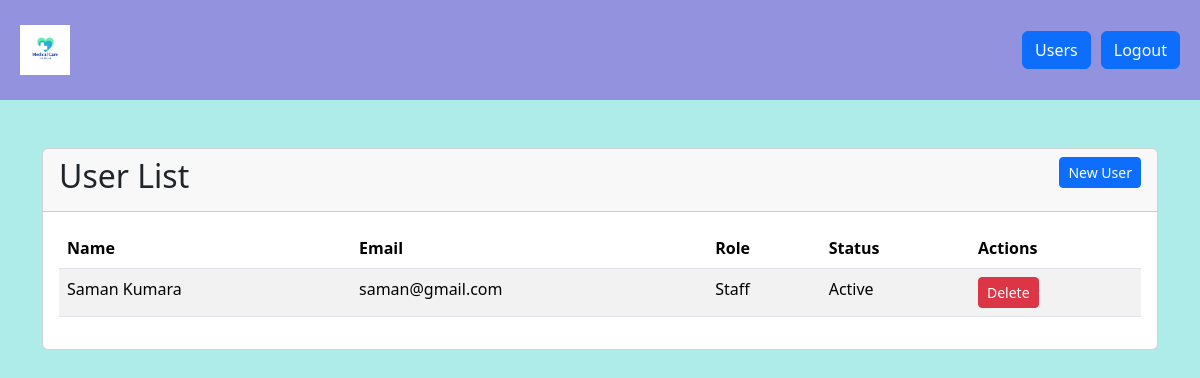
The page /list-user.php (signed in) on the database its author committed.
### tables this page shows
CREATE TABLE `users` (
  `id` int(11) NOT NULL,
  `email` varchar(100) NOT NULL,
  `first_name` varchar(50) NOT NULL,
  `last_name` varchar(50) NOT NULL,
  `password` varchar(255) NOT NULL,
  `role` tinyint(4) NOT NULL DEFAULT 0,
  `status` tinyint(1) NOT NULL DEFAULT 1,
  `created_at` timestamp NOT NULL DEFAULT current_timestamp()
);

### list-user.php (the view, shortened to what this page needs)
<?php
include "includes/dbconnect.php";
$sql = "SELECT id, email, first_name, last_name, role, status FROM users WHERE role='0' ORDER BY first_name, last_name ASC";
$result = $conn->query($sql);
include "includes/header.php";
?>
        <div class="card">
            <div class="card-header">
                <h2>User List</h2>
                <a href="new-user.php" class="btn btn-sm btn-primary float-end">New User</a>
            </div>
            <div class="card-body">
                <table class="table table-striped">
                    <thead>
                        <tr>
                            <th>Name</th>
                            <th>Email</th>
                            <th>Role</th>
                            <th>Status</th>
                            <th>Actions</th>
                        </tr>
                    </thead>
                    <tbody>
                        <?php
                        if ($result->num_rows > 0) {
                            while ($row = $result->fetch_assoc()) {
                                if ($row['status']==1) {
                                    $status = "Active";
                                } else {
                                    $status = "Inactive";
                                }
                                if ($row['role']==1) {
                                    $role = "Admin";
                                } else {
                                    $role = "Staff";
                                }
                                echo "<tr>
                                    <td>{$row['first_name']} {$row['last_name']}</td>
                                    <td>{$row['email']}</td>
                                    <td>{$role}</td>
                                    <td>{$status}</td>
                                    <td>
                                        <a href='delete-user.php?userid={$row['id']}' class='btn btn-sm btn-danger delete-btn'>Delete</a>
                                    </td>
                                </tr>";
                            }
                        }
                        ?>
                    </tbody>
                </table>
            </div>
        </div>
<?php
include "includes/footer.php";
?>

### assets/css/styles.css (style rules this page uses)
body { background-color: #aeece9; }
.card-header h2 { display: inline-block; }

### rows shown on the page
users: first_name "Saman", last_name "Kumara", email "saman@gmail.com", role "Staff", status "Active"
